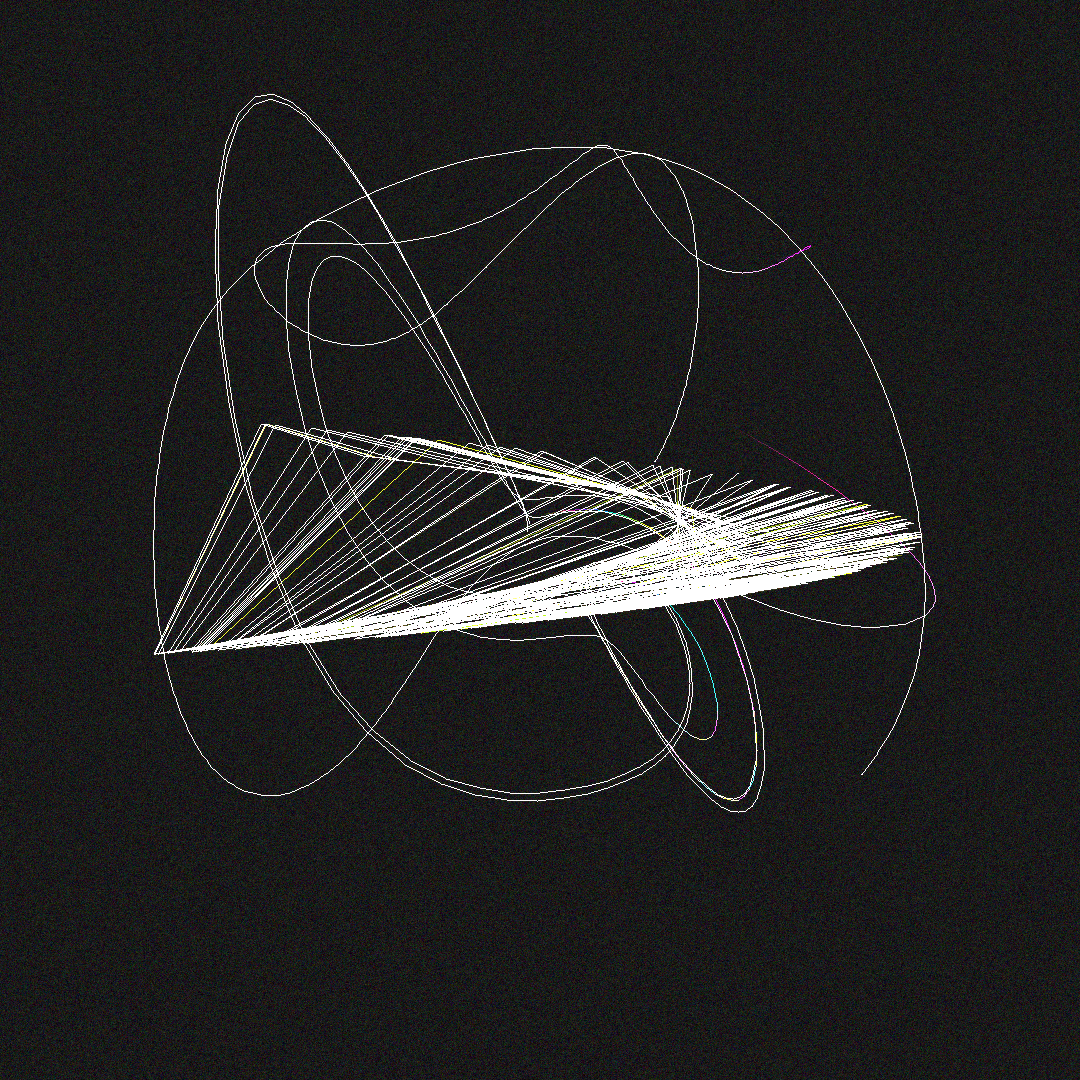

This chart was generated by the following Python code:
import numpy as np
from PIL import Image
import math

# Chaos Dialogue - Dancing with Unpredictability
# Where order and disorder converse at the edge of control

WIDTH, HEIGHT = 1080, 1080

# Initialize with subtle structured noise
canvas = np.random.normal(0.1, 0.05, (HEIGHT, WIDTH, 3))

# Chaos systems to explore
class ChaoticSystem:
    def __init__(self):
        self.x = np.random.uniform(-1, 1)
        self.y = np.random.uniform(-1, 1)
        self.z = np.random.uniform(-1, 1)
        self.history = []
        self.color_phase = np.random.random()
        
    def evolve(self, dt=0.01):
        """Let chaos evolve naturally"""
        pass

class Lorenz(ChaoticSystem):
    """The butterfly effect made visible"""
    def __init__(self):
        super().__init__()
        # Classic Lorenz parameters
        self.sigma = 10.0
        self.rho = 28.0
        self.beta = 8.0/3.0
        
    def evolve(self, dt=0.01):
        # Lorenz equations
        dx = self.sigma * (self.y - self.x)
        dy = self.x * (self.rho - self.z) - self.y
        dz = self.x * self.y - self.beta * self.z
        
        self.x += dx * dt
        self.y += dy * dt
        self.z += dz * dt
        
        # Record position
        self.history.append((self.x, self.y, self.z))
        if len(self.history) > 500:  # Smaller history
            self.history.pop(0)

class Henon(ChaoticSystem):
    """Strange attractor in 2D"""
    def __init__(self):
        super().__init__()
        self.a = 1.4
        self.b = 0.3
        
    def evolve(self, dt=0.01):
        # Henon map
        x_new = 1 - self.a * self.x**2 + self.y
        y_new = self.b * self.x
        
        self.x = x_new
        self.y = y_new
        self.z = 0  # 2D system
        
        self.history.append((self.x, self.y, self.z))
        if len(self.history) > 500:
            self.history.pop(0)

class DoublePendulum(ChaoticSystem):
    """Chaos from simple physics"""
    def __init__(self):
        super().__init__()
        # Initial angles and velocities
        self.theta1 = np.random.uniform(-np.pi, np.pi)
        self.theta2 = np.random.uniform(-np.pi, np.pi)
        self.omega1 = 0
        self.omega2 = 0
        
        # Physical parameters
        self.g = 9.81
        self.l1 = 1.0
        self.l2 = 1.0
        self.m1 = 1.0
        self.m2 = 1.0
        
    def evolve(self, dt=0.01):
        # Double pendulum equations (simplified)
        # This is a chaotic system where tiny changes lead to wildly different outcomes
        
        # Calculate accelerations
        num1 = -self.g * (2 * self.m1 + self.m2) * np.sin(self.theta1)
        num2 = -self.m2 * self.g * np.sin(self.theta1 - 2 * self.theta2)
        num3 = -2 * np.sin(self.theta1 - self.theta2) * self.m2
        num4 = self.omega2**2 * self.l2 + self.omega1**2 * self.l1 * np.cos(self.theta1 - self.theta2)
        den = self.l1 * (2 * self.m1 + self.m2 - self.m2 * np.cos(2 * (self.theta1 - self.theta2)))
        
        alpha1 = (num1 + num2 + num3 * num4) / den
        
        num1 = 2 * np.sin(self.theta1 - self.theta2)
        num2 = self.omega1**2 * self.l1 * (self.m1 + self.m2)
        num3 = self.g * (self.m1 + self.m2) * np.cos(self.theta1)
        num4 = self.omega2**2 * self.l2 * self.m2 * np.cos(self.theta1 - self.theta2)
        den = self.l2 * (2 * self.m1 + self.m2 - self.m2 * np.cos(2 * (self.theta1 - self.theta2)))
        
        alpha2 = (num1 * (num2 + num3 + num4)) / den
        
        # Update velocities and positions
        self.omega1 += alpha1 * dt
        self.omega2 += alpha2 * dt
        self.theta1 += self.omega1 * dt
        self.theta2 += self.omega2 * dt
        
        # Convert to cartesian for visualization
        x1 = self.l1 * np.sin(self.theta1)
        y1 = -self.l1 * np.cos(self.theta1)
        x2 = x1 + self.l2 * np.sin(self.theta2)
        y2 = y1 - self.l2 * np.cos(self.theta2)
        
        self.x = x2
        self.y = y2
        self.z = (self.omega1 + self.omega2) / 10  # Use angular velocity as z
        
        self.history.append((x2, y2, self.z))
        if len(self.history) > 800:
            self.history.pop(0)

class ChaosDialogue:
    """Multiple chaotic systems in conversation"""
    def __init__(self):
        self.systems = [
            Lorenz(),
            Lorenz(),  # Two Lorenz with slightly different initial conditions
            Henon(),
            DoublePendulum(),
            DoublePendulum()  # Two pendulums showing sensitive dependence
        ]
        
        # Slightly perturb the second Lorenz to show butterfly effect
        self.systems[1].x += 0.00001
        
        # Slightly different initial angle for second pendulum
        self.systems[4].theta1 += 0.001
        
        self.interaction_strength = 0.0
        self.dialogue_phase = 0
        
    def converse(self, canvas):
        """Let chaotic systems interact and influence each other"""
        
        # Evolve each system
        for system in self.systems:
            system.evolve()
        
        # Increase interaction over time
        self.interaction_strength = min(0.5, self.interaction_strength + 0.001)
        
        # Systems influence each other at boundaries
        if self.interaction_strength > 0.1:
            # Lorenz systems affect nearby pendulums
            for i, sys1 in enumerate(self.systems):
                if isinstance(sys1, Lorenz) and len(sys1.history) > 10:
                    for j, sys2 in enumerate(self.systems):
                        if isinstance(sys2, DoublePendulum) and i != j:
                            # Subtle influence
                            influence = self.interaction_strength * 0.01
                            sys2.omega1 += influence * np.sin(sys1.x)
                            sys2.omega2 += influence * np.cos(sys1.y)
        
        # Draw the chaos
        for idx, system in enumerate(self.systems):
            if len(system.history) > 10:
                self._draw_attractor(canvas, system, idx)
        
        # Draw interactions
        if self.interaction_strength > 0.2:
            self._draw_interactions(canvas)
        
        self.dialogue_phase += 0.01
    
    def _draw_attractor(self, canvas, system, idx):
        """Render each chaotic attractor with its unique character"""
        
        # Color based on system type and index
        if isinstance(system, Lorenz):
            base_hue = 0.6 + idx * 0.1  # Blues to purples
        elif isinstance(system, Henon):
            base_hue = 0.1  # Reds
        else:  # DoublePendulum
            base_hue = 0.3 + idx * 0.05  # Greens to yellows
        
        # Draw trajectory
        for i in range(1, len(system.history)):
            x1, y1, z1 = system.history[i-1]
            x2, y2, z2 = system.history[i]
            
            # Map to canvas coordinates
            if isinstance(system, Lorenz):
                # Lorenz needs different scaling
                px1 = int(WIDTH/2 + x1 * 15)
                py1 = int(HEIGHT/2 + y1 * 15)
                px2 = int(WIDTH/2 + x2 * 15)
                py2 = int(HEIGHT/2 + y2 * 15)
            elif isinstance(system, Henon):
                # Henon map scaling
                px1 = int(WIDTH/2 + x1 * 300)
                py1 = int(HEIGHT/2 + y1 * 300)
                px2 = int(WIDTH/2 + x2 * 300)
                py2 = int(HEIGHT/2 + y2 * 300)
            else:  # DoublePendulum
                px1 = int(WIDTH/2 + x1 * 200)
                py1 = int(HEIGHT/2 + y1 * 200)
                px2 = int(WIDTH/2 + x2 * 200)
                py2 = int(HEIGHT/2 + y2 * 200)
            
            # Draw line segment
            if (0 <= px1 < WIDTH and 0 <= py1 < HEIGHT and 
                0 <= px2 < WIDTH and 0 <= py2 < HEIGHT):
                
                # Color intensity based on position in history
                intensity = (i / len(system.history)) ** 0.5
                
                # Add chaos to color
                hue = (base_hue + z1 * 0.1 + self.dialogue_phase) % 1
                
                # Bressenham-like line drawing
                steps = max(abs(px2 - px1), abs(py2 - py1))
                if steps > 0:
                    for step in range(steps + 1):
                        t = step / steps
                        x = int(px1 + t * (px2 - px1))
                        y = int(py1 + t * (py2 - py1))
                        
                        if 0 <= x < WIDTH and 0 <= y < HEIGHT:
                            # HSV to RGB
                            r = 0.5 + 0.5 * np.sin(2 * np.pi * hue)
                            g = 0.5 + 0.5 * np.sin(2 * np.pi * hue + 2*np.pi/3)
                            b = 0.5 + 0.5 * np.sin(2 * np.pi * hue + 4*np.pi/3)
                            
                            canvas[y, x] += np.array([r, g, b]) * intensity * 0.1
    
    def _draw_interactions(self, canvas):
        """Visualize the dialogue between systems"""
        
        # Find systems that are close in phase space
        for i, sys1 in enumerate(self.systems):
            if len(sys1.history) < 10:
                continue
                
            x1, y1, z1 = sys1.history[-1]
            
            for j, sys2 in enumerate(self.systems[i+1:], i+1):
                if len(sys2.history) < 10:
                    continue
                    
                x2, y2, z2 = sys2.history[-1]
                
                # Check if systems are in dialogue (close in some dimension)
                phase_distance = np.sqrt((z1 - z2)**2)
                
                if phase_distance < 0.5:
                    # Draw connection
                    # Map to canvas
                    if isinstance(sys1, Lorenz):
                        px1 = int(WIDTH/2 + x1 * 15)
                        py1 = int(HEIGHT/2 + y1 * 15)
                    elif isinstance(sys1, Henon):
                        px1 = int(WIDTH/2 + x1 * 300)
                        py1 = int(HEIGHT/2 + y1 * 300)
                    else:
                        px1 = int(WIDTH/2 + x1 * 200)
                        py1 = int(HEIGHT/2 + y1 * 200)
                    
                    if isinstance(sys2, Lorenz):
                        px2 = int(WIDTH/2 + x2 * 15)
                        py2 = int(HEIGHT/2 + y2 * 15)
                    elif isinstance(sys2, Henon):
                        px2 = int(WIDTH/2 + x2 * 300)
                        py2 = int(HEIGHT/2 + y2 * 300)
                    else:
                        px2 = int(WIDTH/2 + x2 * 200)
                        py2 = int(HEIGHT/2 + y2 * 200)
                    
                    # Draw faint connection
                    if (0 <= px1 < WIDTH and 0 <= py1 < HEIGHT and 
                        0 <= px2 < WIDTH and 0 <= py2 < HEIGHT):
                        
                        steps = int(np.sqrt((px2 - px1)**2 + (py2 - py1)**2))
                        for step in range(0, steps, 5):  # Dotted line
                            t = step / (steps + 1)
                            x = int(px1 + t * (px2 - px1))
                            y = int(py1 + t * (py2 - py1))
                            
                            if 0 <= x < WIDTH and 0 <= y < HEIGHT:
                                canvas[y, x] += np.array([1, 1, 1]) * 0.05 * self.interaction_strength

# Initialize chaos dialogue
print("Beginning dialogue with chaos...")
dialogue = ChaosDialogue()

# Let the conversation unfold
for moment in range(300):  # Reduced iterations
    if moment % 60 == 0:
        print(f"Moment {moment}: Systems in dialogue, interaction strength: {dialogue.interaction_strength:.3f}")
    
    dialogue.converse(canvas)
    
    # Occasionally add perturbations
    if moment % 50 == 0 and np.random.random() < 0.3:
        # Chaos responds to chaos
        system = np.random.choice(dialogue.systems)
        if hasattr(system, 'omega1'):
            system.omega1 += np.random.normal(0, 0.1)
        else:
            system.x += np.random.normal(0, 0.01)

# Add final touches - the edge of chaos
print("Finding beauty at the edge...")

# Detect edges where chaos meets order
from scipy.ndimage import sobel
edge_magnitude = np.zeros((HEIGHT, WIDTH))

for c in range(3):
    sx = sobel(canvas[:, :, c], axis=0)
    sy = sobel(canvas[:, :, c], axis=1)
    edge_magnitude += np.sqrt(sx**2 + sy**2)

edge_magnitude /= 3

# Highlight the boundaries
threshold = np.percentile(edge_magnitude, 90)
edge_mask = edge_magnitude > threshold

# Add subtle glow at chaos boundaries
for y in range(HEIGHT):
    for x in range(WIDTH):
        if edge_mask[y, x]:
            # Golden glow at the edge of chaos
            canvas[y, x] += np.array([0.2, 0.15, 0.05]) * (edge_magnitude[y, x] / np.max(edge_magnitude))

# Normalize and save
canvas = np.clip(canvas, 0, 1)
image_array = (canvas * 255).astype(np.uint8)

image = Image.fromarray(image_array, 'RGB')
image.save('/home/norsninja/Art/artworks/2025-08-05_chaos_dialogue/chaos_dialogue_01.png')

print("Chaos dialogue complete.")
print("In chaos, I found not randomness but hidden order.")
print("The butterfly effect: beauty emerging from sensitive dependence.")